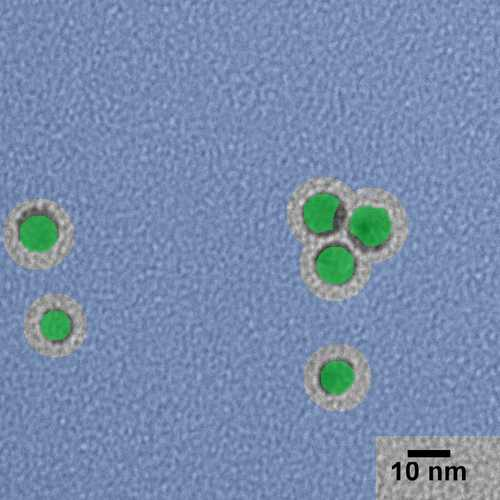
#> input picture v2/weak_labels/ag_noisy/label_preview.jpg, 500 x 500 px, given in place of web_image_b9ecc5092cc1_500.png, which was not available
$ python prepare_weak_labels.py
#> lines starting #> are read from the running program, lines starting #| are printed output that depends on the picture
"""Build *weak* pixel annotations for a first real-image domain adaptation.

This is not a hand-validated ground-truth dataset. Pixel value 128 means IGNORE.
Sources: two nanoComposix Ag TEM figure images downloaded via web image provider.
"""
from pathlib import Path
import cv2
import numpy as np
from scipy import ndimage as ndi
from skimage import measure, morphology

ROOT=Path(__file__).resolve().parents[1]
SRC=ROOT/'real_tests/resized_inputs'
OUT=ROOT/'v2/weak_labels'
OUT.mkdir(parents=True,exist_ok=True)

def save(name,img,lab,desc):
    dst=OUT/name
    dst.mkdir(parents=True,exist_ok=True)
    cv2.imwrite(str(dst/'image.png'),img)
    cv2.imwrite(str(dst/'labels.png'),lab)
    cv2.imwrite(str(dst/'label_preview.png'),cv2.cvtColor(img,cv2.COLOR_GRAY2BGR)*0+0) if False else None
    show=cv2.cvtColor(img,cv2.COLOR_GRAY2RGB)
    show[lab==255] = (0.45*show[lab==255]+0.55*np.array([10,220,65])).astype('uint8')
    show[lab==0] = (0.7*show[lab==0]+0.3*np.array([30,100,230])).astype('uint8')
    cv2.imwrite(str(dst/'label_preview.png'),cv2.cvtColor(show,cv2.COLOR_RGB2BGR))
    (dst/'provenance.txt').write_text(desc+'\nWhite=positive, black=negative, mid-gray=ignore. Not GT.\n',encoding='utf-8')
    print(name, 'pos',int((lab==255).sum()),'neg',int((lab==0).sum()),'ignore',int((lab==128).sum()))

# Isolated, easy Ag: automatically assisted positives from previous RF segmentation;
# avoid trusting object edges as GT by eroding positives and ignoring an uncertainty ring.
img=cv2.imread(str(SRC/'web_image_b9ecc5092cc1_500.png'),0)
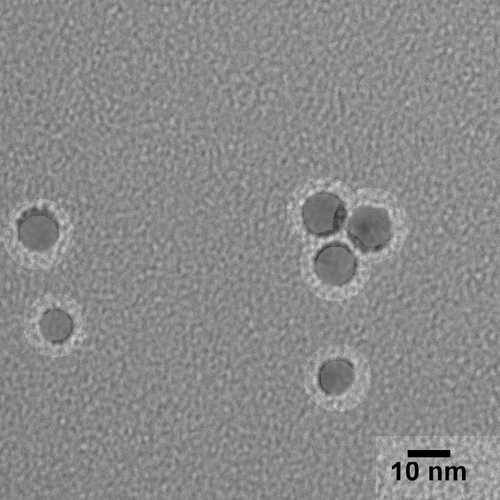
#> img: shape (500, 500); min 0, max 218, mean 138.1
from sys import path
path.insert(0,str(ROOT))
import tem_particle_ml as old
#> (the run stopped early here; a loop or call above may not have finished)

$ run again, on v5/spotcheck_visual_assessment.jpg
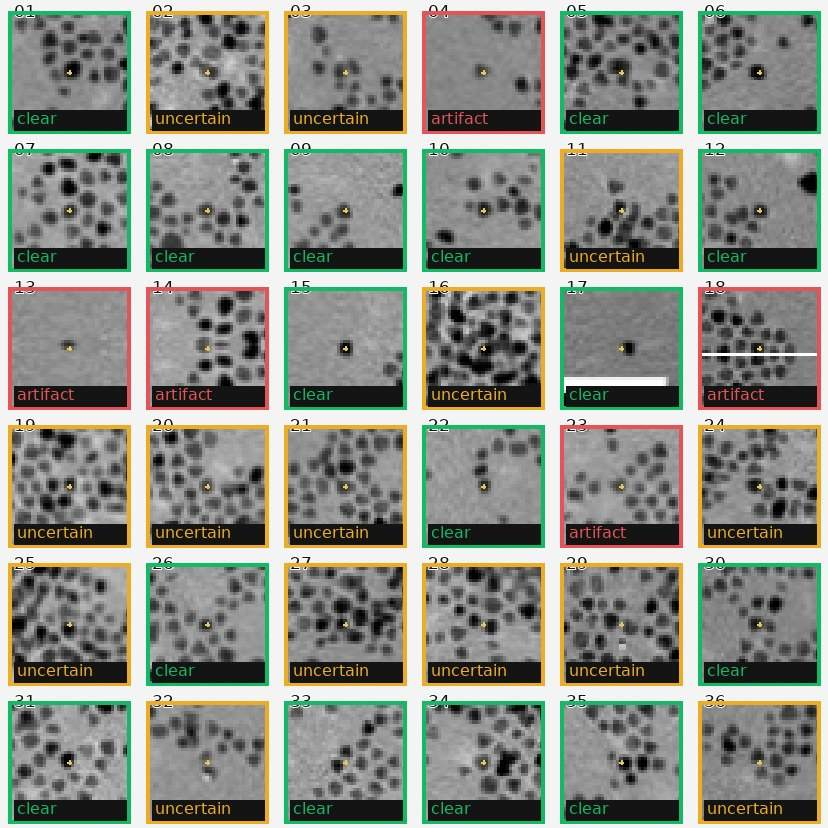
#> input picture v5/spotcheck_visual_assessment.jpg, 828 x 828 px, given in place of web_image_b9ecc5092cc1_500.png, which was not available
#> `img=cv2.imread(str(SRC/'web_image_b9ecc5092cc1_500.png'),0)`:
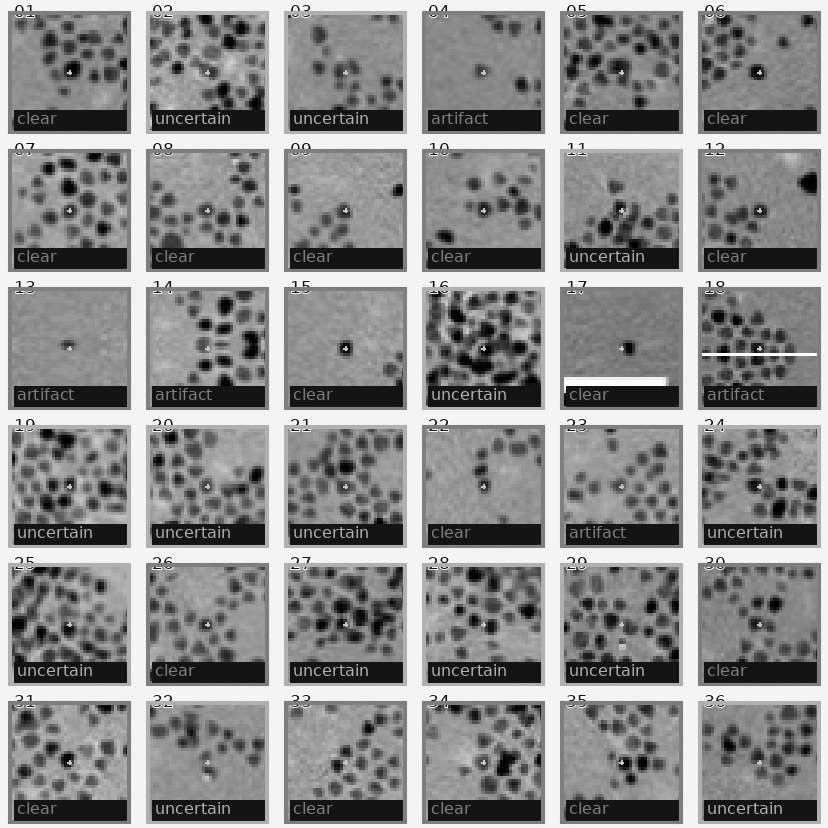
#> img: shape (828, 828); min 0, max 255, mean 140.2
